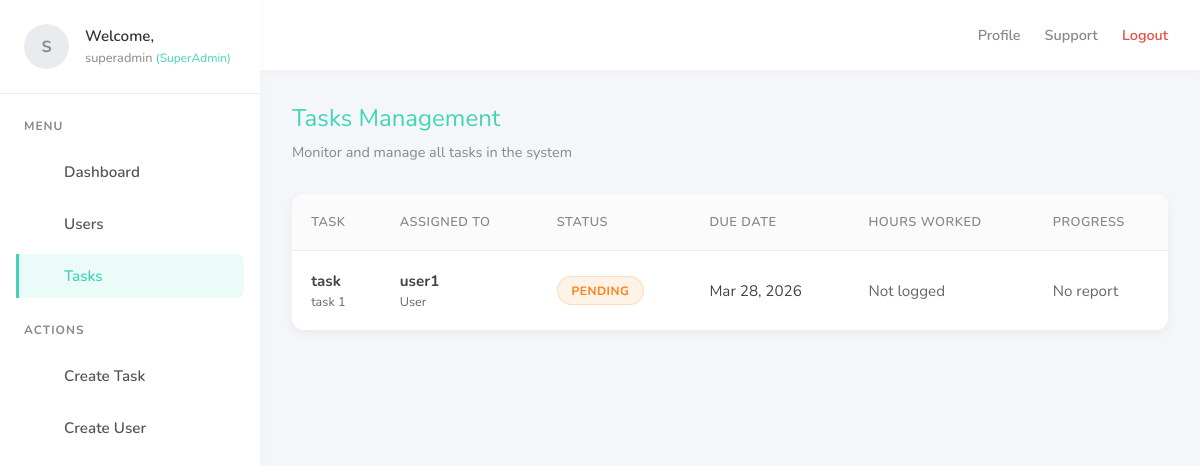
The app's page /admin-panel/tasks/ (signed in), older data.
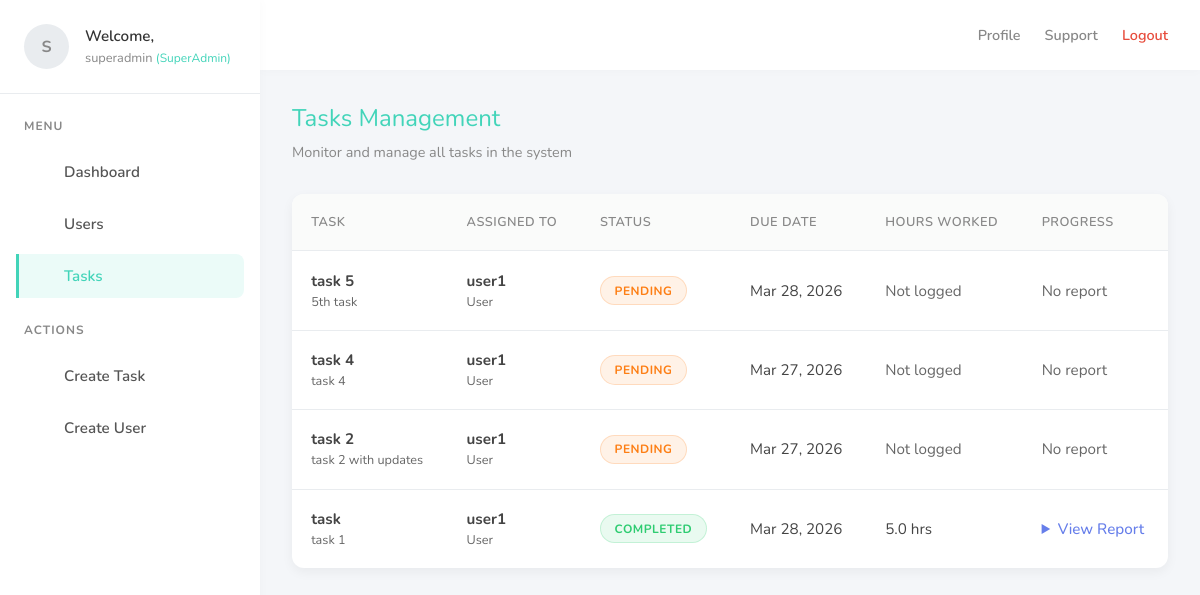
The same page, newer data.
### tasks/models.py (models this page shows, shortened)
class Task(models.Model):
    STATUS_CHOICES = (
        ("PENDING", "Pending"),
        ("IN_PROGRESS", "In Progress"),
        ("COMPLETED", "Completed"),
    )
    PRIORITY_CHOICES = (
        ("LOW", "Low"),
        ("MEDIUM", "Medium"),
        ("HIGH", "High"),
        ("URGENT", "Urgent"),
    )
    title = models.CharField(max_length=255)
    description = models.TextField()
    assigned_to = models.ForeignKey(User, on_delete=models.CASCADE, related_name='assigned_tasks')
    assigned_by = models.ForeignKey(User, on_delete=models.SET_NULL, null=True, blank=True, related_name='created_tasks')
    due_date = models.DateField()
    priority = models.CharField(max_length=10, choices=PRIORITY_CHOICES, default="MEDIUM")
    status = models.CharField(max_length=20, choices=STATUS_CHOICES, default="PENDING")
    completion_report = models.TextField(null=True, blank=True)
    worked_hours = models.FloatField(
        null=True,
        blank=True,
        validators=[MinValueValidator(0.0), MaxValueValidator(24.0)]
    )
    created_at = models.DateTimeField(auto_now_add=True)
    updated_at = models.DateTimeField(auto_now=True)
    completed_at = models.DateTimeField(null=True, blank=True)
    class Meta:
        ordering = ['-created_at']
        indexes = [
            models.Index(fields=['status']),
            models.Index(fields=['assigned_to']),
            models.Index(fields=['due_date']),
            models.Index(fields=['priority']),
        ]

### users/models.py (models this page shows, shortened)
class User(AbstractUser):
    ROLE_CHOICES = (
        ("SUPERADMIN", "SuperAdmin"),
        ("ADMIN", "Admin"),
        ("USER", "User"),
    )
    role = models.CharField(max_length=20, choices=ROLE_CHOICES, default="USER")
    assigned_admin = models.ForeignKey(
        "self", null=True, blank=True, on_delete=models.SET_NULL, related_name="users"
    )

### admin_panel/views.py (the view)
# urls.py: path("tasks/", tasks_list, name="admin-tasks"),
@user_passes_test(is_admin_or_superadmin, login_url='admin-login')
def tasks_list(request):
    user = request.user
    if user.role == 'SUPERADMIN' or user.is_superuser:
        tasks = Task.objects.all().select_related('assigned_to', 'assigned_by').order_by('-created_at')
    else:
        tasks = Task.objects.filter(assigned_to__assigned_admin=user).select_related('assigned_to', 'assigned_by').order_by('-created_at')
    status_filter = request.GET.get('status')
    priority_filter = request.GET.get('priority')
    if status_filter:
        tasks = tasks.filter(status=status_filter)
    if priority_filter:
        tasks = tasks.filter(priority=priority_filter)
    status_choices = Task.STATUS_CHOICES
    priority_choices = Task.PRIORITY_CHOICES
    context = {
        "tasks": tasks,
        "status_choices": status_choices,
        "priority_choices": priority_choices,
        "current_status": status_filter,
        "current_priority": priority_filter,
    }
    return render(request, "admin_panel/tasks.html", context)

### admin_panel/views.py (called while the page is built)
def is_admin_or_superadmin(user):
    return user.is_authenticated and (user.role in ['ADMIN', 'SUPERADMIN'] or user.is_superuser)

### admin_panel/templates/admin_panel/tasks.html (shortened to what this page needs)
{% extends "base.html" %}
{% block content %}
<div class="page-header">
    <h2 class="page-title">Tasks Management</h2>
    <p class="page-subtitle">Monitor and manage all tasks in the system</p>
</div>
<div class="table-container">
    {% if tasks %}
        <table class="table">
            <thead>
                <tr>
                    <th>Task</th>
                    <th>Assigned To</th>
                    <th>Status</th>
                    <th>Due Date</th>
                    <th>Hours Worked</th>
                    <th>Progress</th>
                </tr>
            </thead>
            <tbody>
                {% for task in tasks %}
                <tr>
                    <td>
                        <strong>{{ task.title }}</strong>
                        {% if task.description %}
                            <br><small style="color: #666;">{{ task.description|truncatechars:60 }}</small>
                        {% endif %}
                    </td>
                    <td>
                        <strong>{{ task.assigned_to.username }}</strong>
                        <br><small style="color: #666;">{{ task.assigned_to.get_role_display }}</small>
                    </td>
                    <td>
                        <span class="status-badge status-{{ task.status|lower|cut:' '|cut:'_' }}">
                            {{ task.get_status_display }}
                        </span>
                    </td>
                    <td>
                        {{ task.due_date|date:"M d, Y" }}
                        {% now "Y-m-d" as today %}
                    </td>
                    <td>
                        {% if task.worked_hours %}
                            {{ task.worked_hours }} hrs
                        {% else %}
                            <span style="color: #666;">Not logged</span>
                        {% endif %}
                    </td>
                    <td>
                        {% if task.completion_report %}
                            <details style="cursor: pointer;">
                                <summary style="color: #667eea; font-weight: 500;">View Report</summary>
                            </details>
                        {% else %}
                            <span style="color: #666;">No report</span>
                        {% endif %}
                    </td>
                </tr>
                {% endfor %}
            </tbody>
        </table>
    {% else %}
        <div class="empty-state">
            <div class="empty-state-icon"></div>
            <h3>No Tasks Found</h3>
            <p>There are no tasks in the system yet.</p>
        </div>
    {% endif %}
</div>
{% endblock %}

Row changes from the older to the newer data that the page shows:
added Task: title "task 5", description "5th task", assigned_to.username "user1", assigned_to.role "User", status "PENDING", due_date "Mar 28, 2026", shows "Not logged", shows "No report"
added Task: title "task 4", description "task 4", assigned_to.username "user1", assigned_to.role "User", status "PENDING", due_date "Mar 27, 2026", shows "Not logged", shows "No report"
added Task: title "task 2", description "task 2 with updates", assigned_to.username "user1", assigned_to.role "User", status "PENDING", due_date "Mar 27, 2026", shows "Not logged", shows "No report"
changed Task "task": status "PENDING" → "COMPLETED"; worked_hours (not shown) → "5.0"; worked_hours "Not logged" → "hrs"; completion_report "No report" → "View Report"
